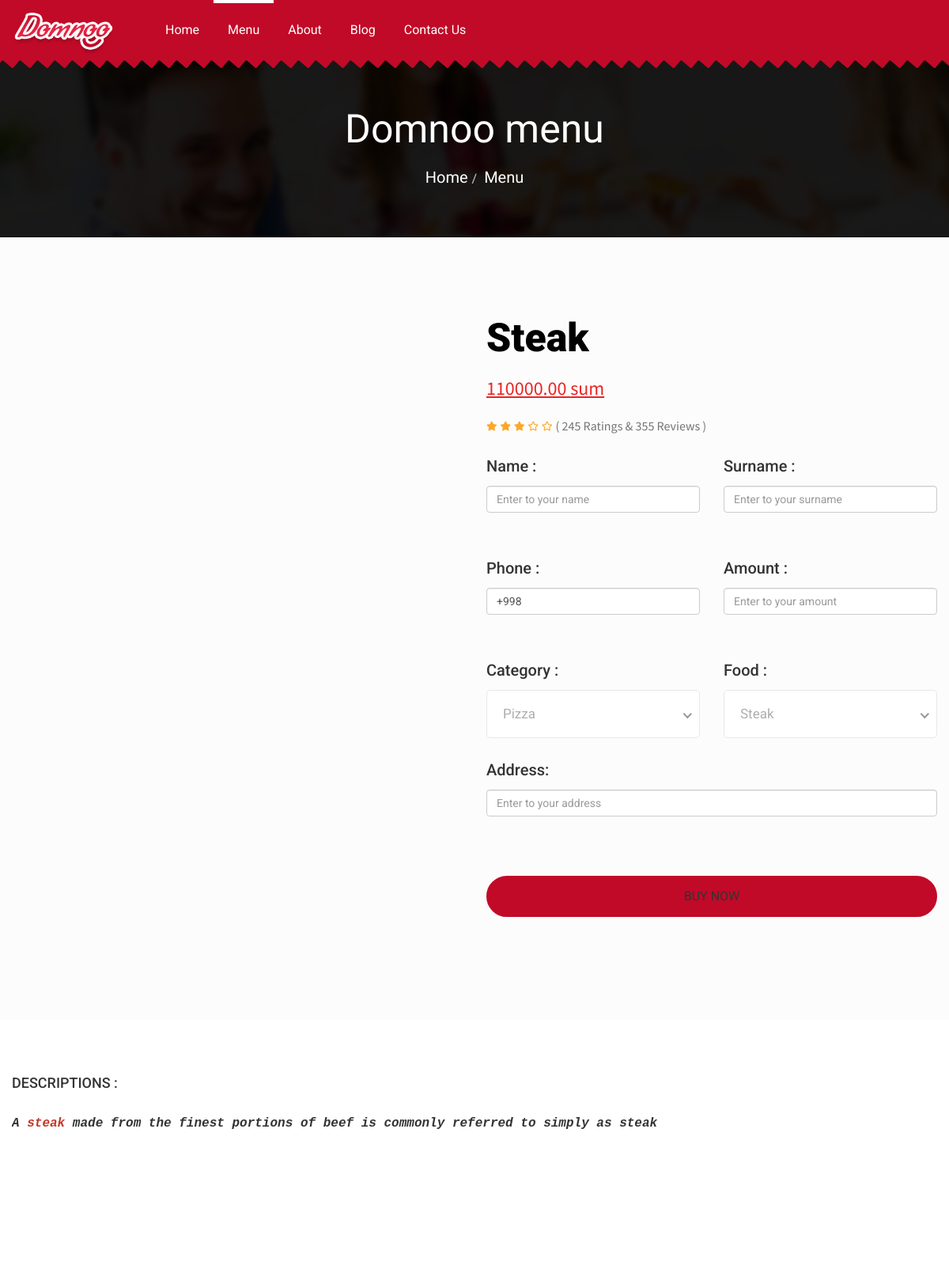
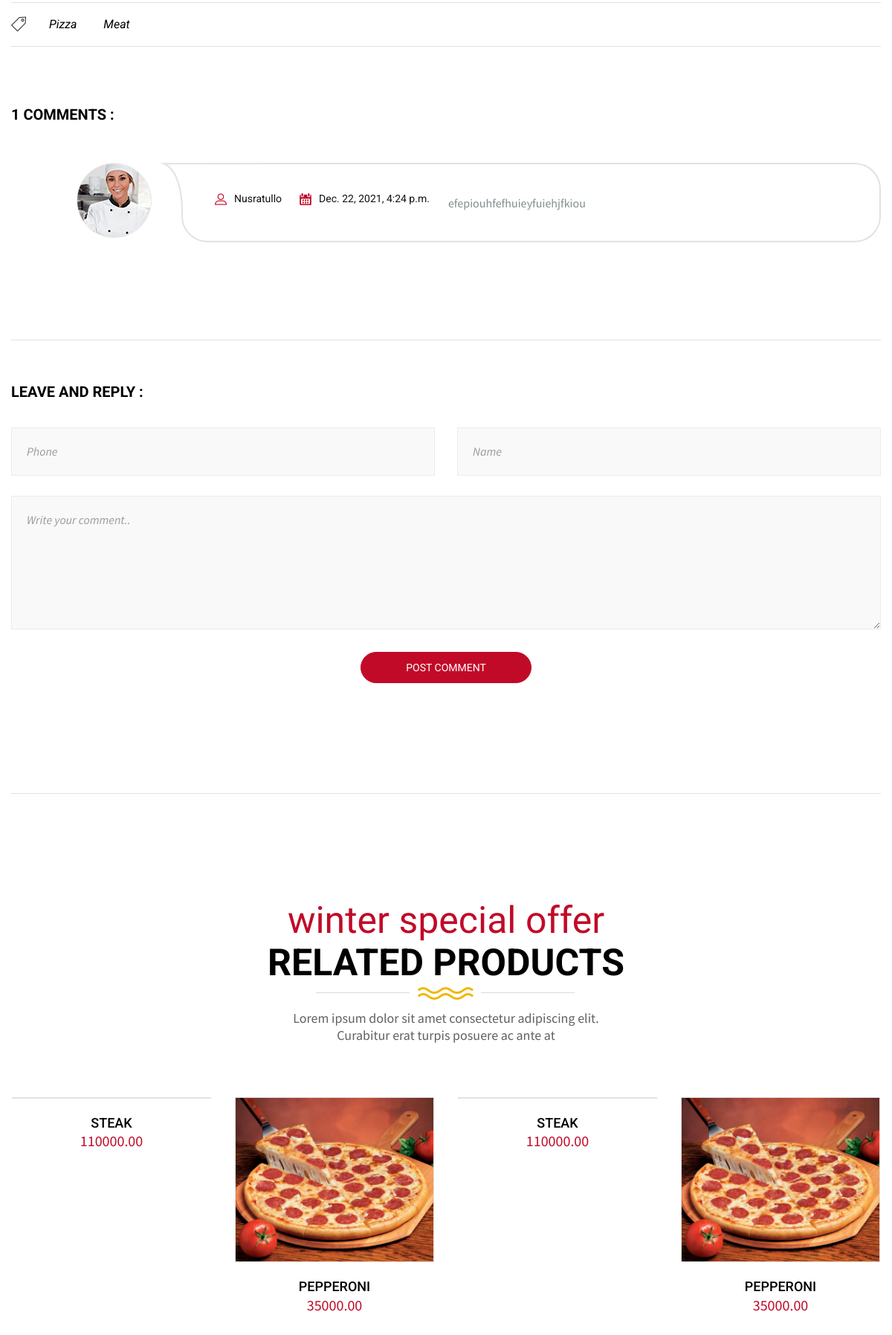
The page /product_detail/2/stake (upper part) on the database its author committed (2 pictures, top to bottom).
### product/models.py (models this page shows, shortened)
class Product(models.Model):
    STATUS = (
        ('True', 'Mavjud'),
        ('False', 'Mavjud Emas'),
    )
    category = models.ForeignKey(Category, on_delete=models.CASCADE)
    title = models.CharField(max_length=255, blank=True)
    description = RichTextUploadingField(blank=True, null=True)
    image = models.ImageField(blank=True, upload_to='images/')
    price = models.DecimalField(max_digits=9, decimal_places=2, null=True, blank=True)
    status = models.CharField(max_length=15, choices=STATUS)
    slug = models.SlugField(null=False, unique=True)
    create_at = models.DateTimeField(auto_now_add=True)
    update_at = models.DateTimeField(auto_now=True)
    def image_tag(self):
        return mark_safe('<img src="{}" height="50"/>'.format(self.image.url))
    image_tag.short_description = 'Image'

class Category(MPTTModel):
    STATUS = (
        ('True', 'Mavjud'),
        ('False', 'Mavjud Emas'),
    )
    parent = TreeForeignKey('self', blank=True, null=True, related_name='children', on_delete=models.CASCADE)
    title = models.CharField(max_length=50)
    description = models.CharField(max_length=255)
    image = models.ImageField(blank=True, upload_to='images/')
    status = models.CharField(max_length=15, choices=STATUS)
    slug = models.SlugField(null=False, unique=True)
    create_at = models.DateTimeField(auto_now_add=True)
    update_at = models.DateTimeField(auto_now=True)
    def __str__(self):
        return self.title

class Comment(models.Model):
    product = models.ForeignKey(Product, on_delete=models.CASCADE)
    name = models.CharField(max_length=20)
    phone = models.IntegerField()
    comment = models.TextField(blank=True)
    ip = models.CharField(max_length=20, blank=True)
    create_at = models.DateTimeField(auto_now_add=True)
    update_at = models.DateTimeField(auto_now=True)

### home/views.py (the view, shortened to what this page needs)
# urls.py: path('product_detail/<int:id>/<slug:slug>', views.product_detail, name='product_detail'),
def product_detail(request, id, slug):
    product = Product.objects.get(pk=id)
    category = Category.objects.all().order_by('id')
    comments = Comment.objects.filter(product_id=id)
    product_image = Product.objects.filter(category_id=id)
    product_name = Product.objects.filter(category_id=id)
    comment_product_all = comments.count()
    product_latest = Product.objects.filter(status='True').order_by('-id')
    form = OrderForm
    context = {
        'form': form,
        'product': product,
        'category': category,
        'comment_product_all': comment_product_all,
        'product_latest': product_latest,
        'comments': comments,
        'product_image': product_image,
        'product_name': product_name
    }
    return render(request, 'product_details.html', context)

### home/templates/product_details.html (shortened to what this page needs)
{% load static %}
<!DOCTYPE html>
<html lang="en">
<head>
    <link rel="stylesheet" href="{% static 'css/bootstrap.min.css'%}">
    <link rel="stylesheet" href="{% static 'css/style.css'%}">
    <link rel="stylesheet" href="{% static 'css/colors.css'%}" id="ui-theme-color">
    <link rel="stylesheet" href="{% static 'css/responsive.css'%}">
</head>
<body>
	<div id="wrapper">
		<header class="new-block main-header">
			<div class="main-nav new-block">
				<div class="container-fluid">
					<div class="row">
						<div class="col-lg-12">
							<div class="logo">
								<a href="{% url 'home' %}"><img src="{% static 'images/logo.png'%}" alt="logo" class="img-responsive"></a>
							</div>
							<nav class="nav">
								<ul class="list-unstyled">
									<li class="drop"><a href="{% url 'home' %}">Home</a></li>
									<li class="drop active"><a href="#">Menu</a>
									</li>
									<li><a href="{% url 'about' %}">About</a></li>
									<li><a href="{% url 'blog' %}">Blog</a></li>
									<li><a href="{% url 'contact' %}">Contact Us</a></li>
								</ul>
							</nav>
						</div>
					</div>
				</div>
			</div>
		</header>
		<section class="page-info new-block">
			<div class="fixed-bg" style="background: url('{% static 'images/info-bg.jpg' %}');"></div>
			<div class="overlay"></div>
			<div class="container">
				<h2>Domnoo menu</h2>
				<ol class="breadcrumb">
				  <li class="breadcrumb-item"><a href="{% url 'home' %}">Home</a></li>
				  <li class="breadcrumb-item active"><a href="#">Menu</a></li>
				</ol>
			</div>
		</section>
    <section class="about-product new-block">
			<div class="container">
				<div class="row">
					<div class="col-lg-6 col-md-6">
						<div class="img-holder">
						</div>
					</div>
					<div class="col-lg-6 col-md-6">
						<div class="block-stl6">
							<h2>{{ product.title }}</h2>
                            <br>
							<p class="price"><span>{{ product.price }} sum</span></p>
                            <br>
							<p class="rating-star"><i class="fa fa-star"></i> <i class="fa fa-star"></i> <i class="fa fa-star"></i> <i class="far fa-star"></i> <i class="far fa-star"></i> <span>( 245 Ratings & 355 Reviews )</span> </p>
                            <br>
                            <br>
							<form method="post">
								<div class="form-block">
									<div class="row">
                                        <div class="col-lg-6 col-md-6 col-sm-6">
                                             <div class="form-group">
                                                  <label for="usr">Name :</label>
                                                  <input type="text" class="form-control" name="name" placeholder="Enter to your name">
                                             </div>
										</div>
										<div class="col-lg-6 col-md-6 col-sm-6">
											<div class="form-group">
                                                <div class="form-group">
                                                  <label for="usr">Surname :</label>
                                                  <input type="text" class="form-control" name="surname" placeholder="Enter to your surname">
                                                </div>
											</div>
										</div>
										<div class="col-lg-6 col-md-6 col-sm-6">
											<div class="form-group">
												<div class="form-group">
                                                  <label for="usr">Phone :</label>
                                                  <input type="text" class="form-control" name="phone" placeholder="+998" value="+998">
                                                </div>
											</div>
										</div>
										<div class="col-lg-6 col-md-6 col-sm-6">
											<div class="form-group">
												<div class="form-group">
                                                  <label for="usr">Amount :</label>
                                                  <input type="number" class="form-control" name="amount" placeholder="Enter to your amount">
                                                </div>
											</div>
										</div>
                                        <div class="col-lg-6 col-md-6 col-sm-6">
											<div class="form-group">
												<label>Category :</label>
											</div>
										</div>
                                        <div class="col-lg-6 col-md-6 col-sm-6">
											<div class="form-group">
												<label>Food :</label>
											</div>
										</div>
                                         <div class="col-lg-12 col-md-12 col-sm-12">
                                            <div class="form-group">
                                                    <div class="form-group">
                                                      <label for="usr">Address:</label>
                                                      <input type="text" class="form-control" name="address" placeholder="Enter to your address">
                                                    </div>
                                            </div>
                                         </div>
										<div class="col-lg-12 col-md-12 col-sm-12">
											<div class="form-group btn-block">
												<button type="submit" class="btn1 stl2">buy now</button>
											</div>
										</div>
                                    </div>
								</div>
							</form>
						</div>
					</div>
				</div>
			</div>
		</section>
		<section class="about-product-block new-block">
          <div class="container">
            <div class="block-stl7">
              <h4>Descriptions :</h4>
                            <p>{{ product.description | safe}}</p>
            </div>
                    </div>
        </section>
        <section class="blog-single">
            <div class="container">
                <div class="row">
                    <div class="col-lg-12 col-md-8">
                        <div class="bg-single">
                            <div class="bg-single-new">
                                <div class="image-heading2">
                                    <ul>
                                        <li><i class="flaticon-price-tag"></i></li>
                                        {% for rs in category %}
                                        <li><a href="{% url 'category_product' rs.id rs.slug %}">{{ rs.title }}</a></li>
                                        {% endfor %}
                                    </ul>
                                </div>
                            </div>
                            <div class="image-heading3">
                                <h2> {{ comment_product_all }}  COMMENTS :</h2>
                                {% for rs in comments %}
                                <div class="comment-block comment-short">
                                    <div class="comment">
                                        <img src="{% static 'images/profile-pic1.png'%}" alt="">
                                    </div>
                                    <div class="comment-new">
                                        <ul>
                                            <li><i class="flaticon-profile"></i>{{ rs.name }}</li>
                                            <li><i class="flaticon-calendar"></i>{{ rs.create_at }}</li>
                                        </ul>
                                        <p>{{ rs.comment }}</p>
                                    </div>
                                </div>
                                {% endfor %}
                            </div>
                            <div class="leave-reply image-heading3">
                                <h2>LEAVE AND REPLY :</h2>
                                <form action="/product/addcomment/{{ product.id }}" method="post">
                                    <div class="form-group nm">
                                        <input type="text" name="name" placeholder="Name" class="form-control">
                                    </div>
                                    <div class="form-group nm">
                                        <input type="tel" name="phone" placeholder="Phone" class="form-control">
                                    </div>
                                    <div class="form-group">
                                        <textarea name="comment" placeholder="Write your comment.." class="form-control"></textarea>
                                    </div>
                                    <div class="form-group text-center">
                                        <button type="submit" class="btn1 stl2">POST COMMENT</button>
                                    </div>
                                </form>
                            </div>
                        </div>
                    </div>
                </div>
            </div>
        </section>
    <section class="related-products new-block">
          <div class="container">
            <div class="row">
              <div class="col-lg-12">
                <div class="title">
                  <p class="top-h">winter special offer</p>
                  <h2>related products</h2>
                  <div class="btm-style"><span><img src="{% static 'images/btm-style.png'%}" alt="" class="img-responsive"></span></div>
                  <p class="bottom-p">Lorem ipsum dolor sit amet consectetur adipiscing elit. <br>Curabitur erat turpis posuere ac ante at</p>
                </div>
              </div>
              <div class="col-lg-12">
                <div class="item-slider2 owl-carousel owl-theme">
                                    {% for rs in product_latest %}
                  <div class="item">
                    <div class="block-stl2">
                        <div class="img-holder">
                          <img src="{{ rs.image.url }}" alt="" class="img-responsive">
                        </div>
                        <div class="text-block">
                          <h3>{{ rs.title }}</h3>
                          <p class="price"><span>{{ rs.price }}</span> </p>
                        </div>
                      </div>
                  </div>
                                    {% endfor %}
                </div>
              </div>
            </div>
          </div>
        </section>
			</div>
</body>
</html>

### rows shown on the page
Product: title "Steak", price "110000.00", description "A steak made from the finest portions of beef is commonly referred to simply as steak", title "STEAK"
Category: title "Pizza"
Category: title "Meat"
Comment: name "Nusratullo", create_at "Dec. 22, 2021, 4:24 p.m.", comment "efepiouhfefhuieyfuiehjfkiou"
Product: image (picture), title "PEPPERONI", price "35000.00"

### other values the page prints
{{ comment_product_all }} "1"
